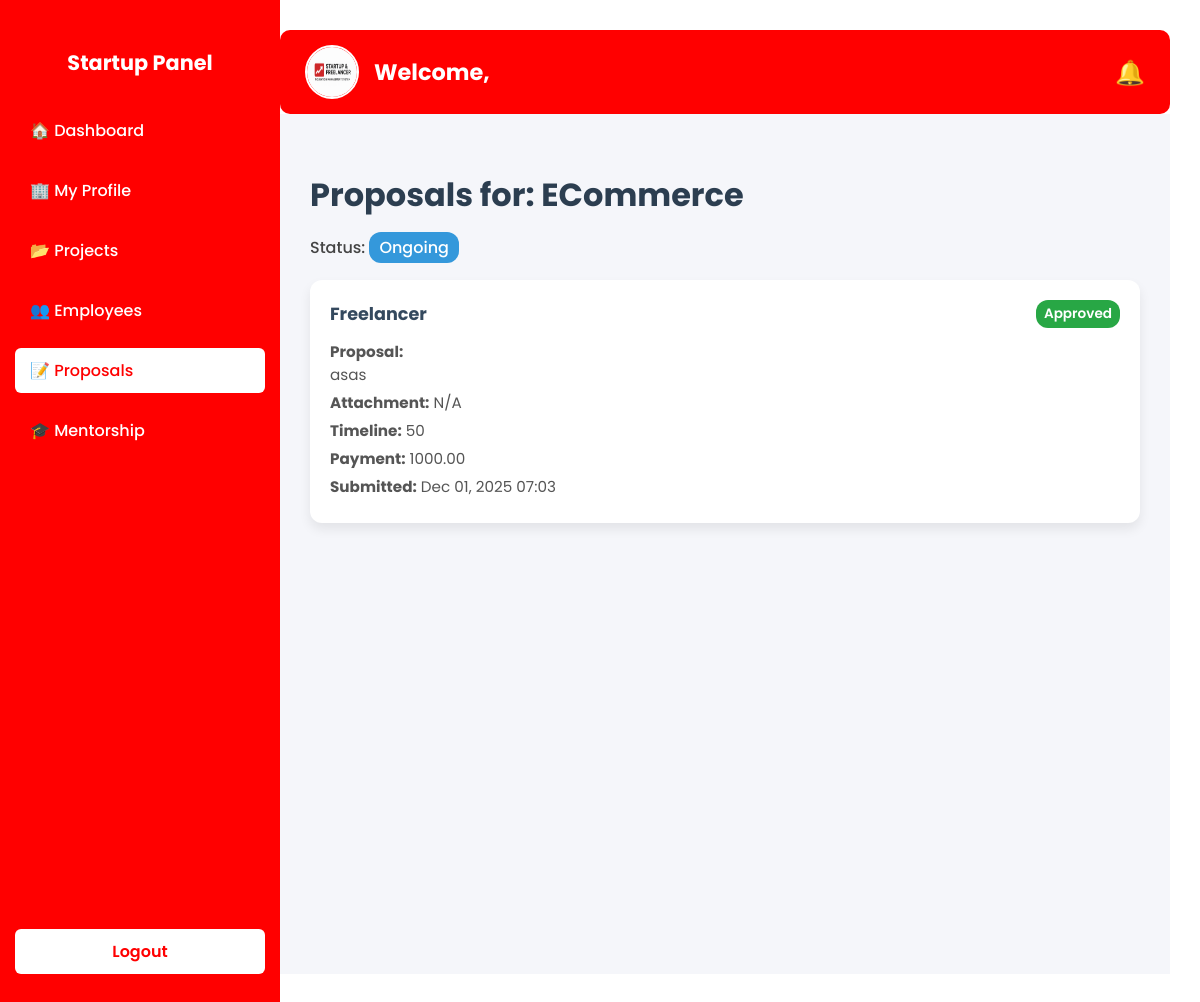
/startup/proposals/3/ (signed in), run on an earlier commit of the app's database.
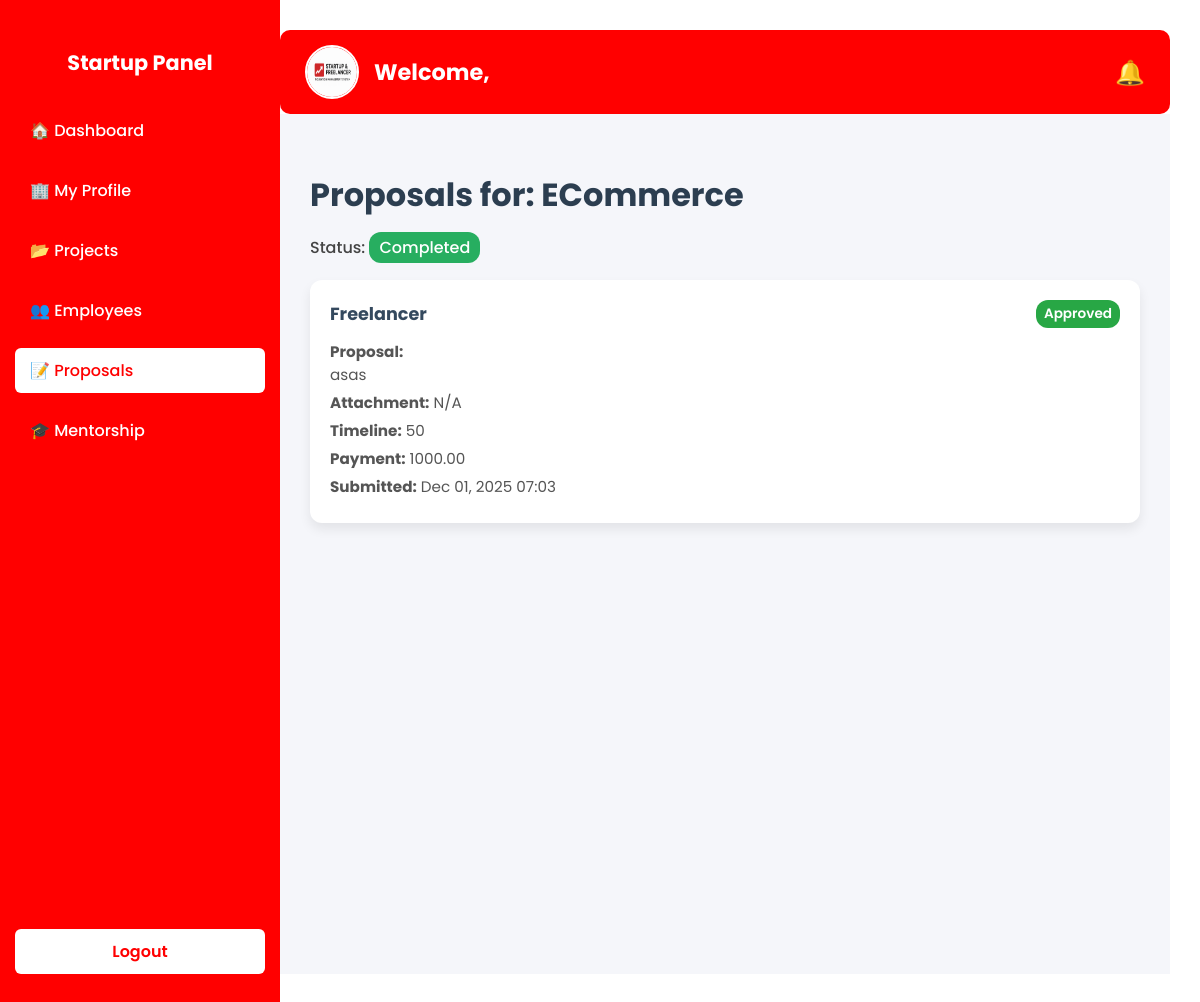
And on a later commit of the database.
### projects/models.py (models this page shows, shortened)
class Project(models.Model):
    startup = models.ForeignKey(StartupProfile, on_delete=models.CASCADE, related_name="projects")
    name = models.CharField(max_length=200)
    description = models.TextField()
    requirements_file = models.FileField(upload_to='project_requirements/', blank=True, null=True)  # Local file storage
    start_date = models.DateField()
    end_date = models.DateField(blank=True, null=True)
    status = models.CharField(max_length=20, choices=[
        ('PLANNED', 'Planned'),
        ('ONGOING', 'Ongoing'),
        ('COMPLETED', 'Completed')
    ], default='PLANNED')
    assigned_to_freelancers = models.BooleanField(default=False)
    employees_assigned = models.ManyToManyField(Employee, blank=True, related_name='projects')

### startup/views.py (the view)
# urls.py: path('proposals/<int:project_id>/', views.project_proposals_detail, name='project_proposals_detail'),
@login_required
def project_proposals_detail(request, project_id):
    project = get_object_or_404(Project, id=project_id, startup=request.user.startup_profile)
    proposals = project.proposals.all()
    return render(request, 'project_proposals_detail.html', {
        'project': project,
        'proposals': proposals
    })

### startup/templates/project_proposals_detail.html (shortened to what this page needs)
{% extends 'base_startup.html' %}
{% block content %}
<div class="page-container">
    <h2 class="page-title">Proposals for: {{ project.name }}</h2>
    <p class="project-status">
        Status: <span class="status {{ project.status|lower }}">{{ project.get_status_display }}</span>
    </p>
    {% if proposals %}
    <div class="proposals-grid">
        {% for p in proposals %}
        <div
            class="proposal-card {% if p.status == 'PENDING' %}pending{% elif p.status == 'APPROVED' %}approved{% else %}rejected{% endif %}">
            <div class="proposal-header">
                <h3>{{ p.freelancer.user.username }}</h3>
                <span class="status-badge">{{ p.get_status_display }}</span>
            </div>
            <div class="proposal-body">
                <p><strong>Proposal:</strong><br>{{ p.proposal_text|linebreaksbr }}</p>
                <p><strong>Attachment:</strong>
                    {% if p.file %}<a href="{{ p.file.url }}" target="_blank">Download</a>{% else %}N/A{% endif %}
                </p>
                <p><strong>Timeline:</strong> {{ p.expected_timeline|default:"-" }}</p>
                <p><strong>Payment:</strong> {{ p.expected_payment|default:"-" }}</p>
                <p><strong>Submitted:</strong> {{ p.submitted_at|date:"M d, Y H:i" }}</p>
            </div>
        </div>
        {% endfor %}
    </div>
    {% else %}
    <p class="no-proposals">No proposals submitted yet.</p>
    {% endif %}
</div>
{% endblock %}

What changed in the data, as far as the page shows it:
changed Project "ECommerce": status "Ongoing" → "Completed"
